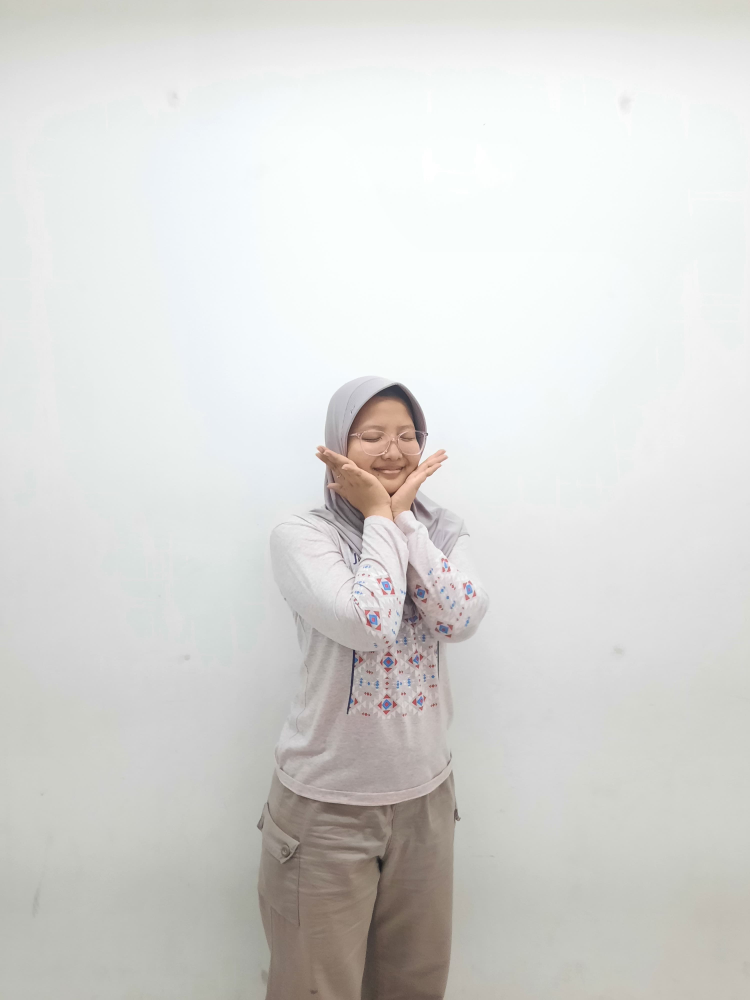
#> input picture viana.jpg, 3000 x 4000 px (shown at 1/4 size)
$ jupyter execute 'UAS GEOMETRIX CITRA.ipynb'   (shell and % lines are left out)
#> lines starting #> are read from the running program, lines starting #| are printed output that depends on the picture
# VIANA SALSABILA FAIRUZ SYAHLA
# 202231027

[cell 1]
import cv2
import numpy as np
import matplotlib.pyplot as plt

[cell 2]
img = cv2.imread('viana.jpg')
#> img is the input picture: shape (4000, 3000, 3); mean B, G, R 214.2, 216.5, 216.6
img.shape
imgbaru = cv2.cvtColor(img, cv2.COLOR_BGR2RGB)

[cell 3]
fig, ax = plt.subplots(1, 1, figsize=(2, 3))
ax.imshow(imgbaru)
ax.set_title("Gambar Asli")
plt.show()

[cell 4]
(h, w) = imgbaru.shape[:2]
#> h = 4000; w = 3000
center = (w // 2, h // 2)
#> center = (1500, 2000)
M = cv2.getRotationMatrix2D(center, 45, 1.0)
img_rotated = cv2.warpAffine(imgbaru, M, (w, h))
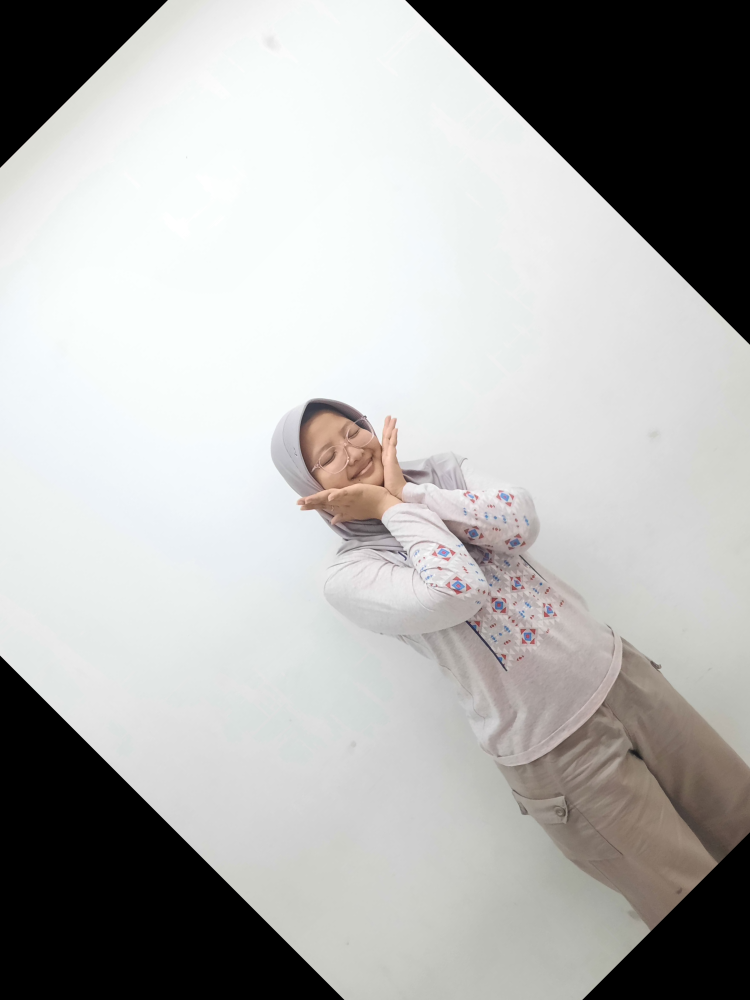
#> img_rotated: shape (4000, 3000, 3) (shown at 1/4 size); mean R, G, B 174.9, 174.6, 173.1
plt.subplot(2, 3, 2)
plt.imshow(img_rotated)
plt.title('Rotated Image')
plt.axis('off')

[cell 5]
height, width = imgbaru.shape[:2]
#> height = 4000; width = 3000
img_resized = cv2.resize(imgbaru, (width // 3, height // 2), interpolation=cv2.INTER_CUBIC)
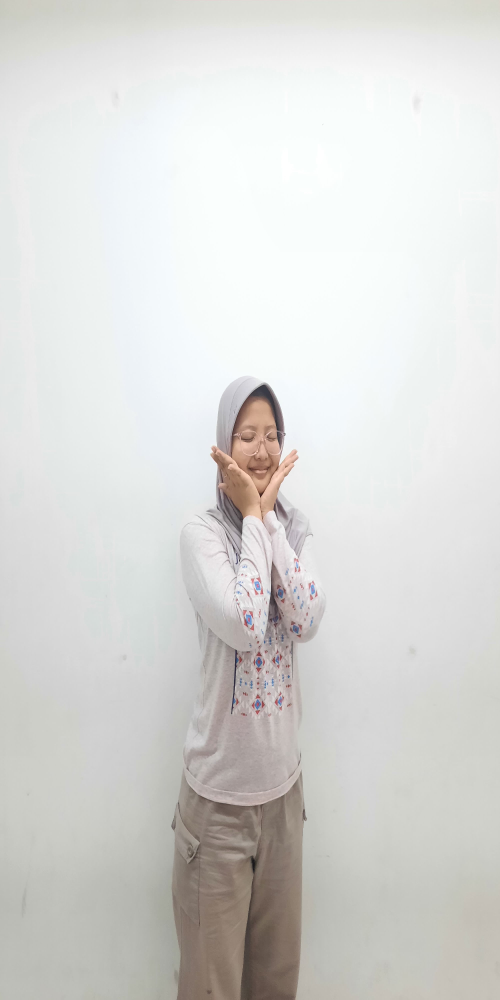
#> img_resized: shape (2000, 1000, 3) (shown at 1/2 size); mean R, G, B 216.6, 216.5, 214.2
plt.subplot(2, 3, 3)
plt.imshow(img_resized)
plt.title('Resized Image')
plt.axis('off')

[cell 6]
height, width = imgbaru.shape[:2]
img_cropped = imgbaru[height//4:3*height//4, width//4:3*width//4]
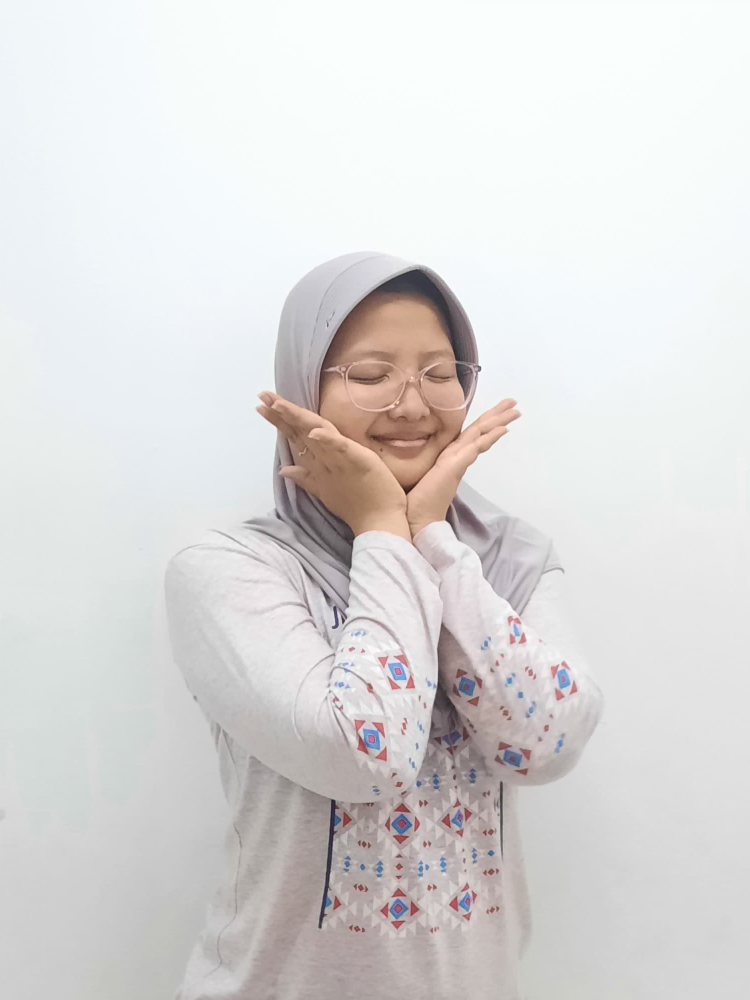
#> img_cropped: shape (2000, 1500, 3) (shown at 1/2 size); mean R, G, B 219.6, 218.1, 217.6
plt.subplot(2, 3, 4)
plt.imshow(img_cropped)
plt.title('Cropped Image')
plt.axis('off')

[cell 7]
img_flipped = cv2.flip(imgbaru, 1)
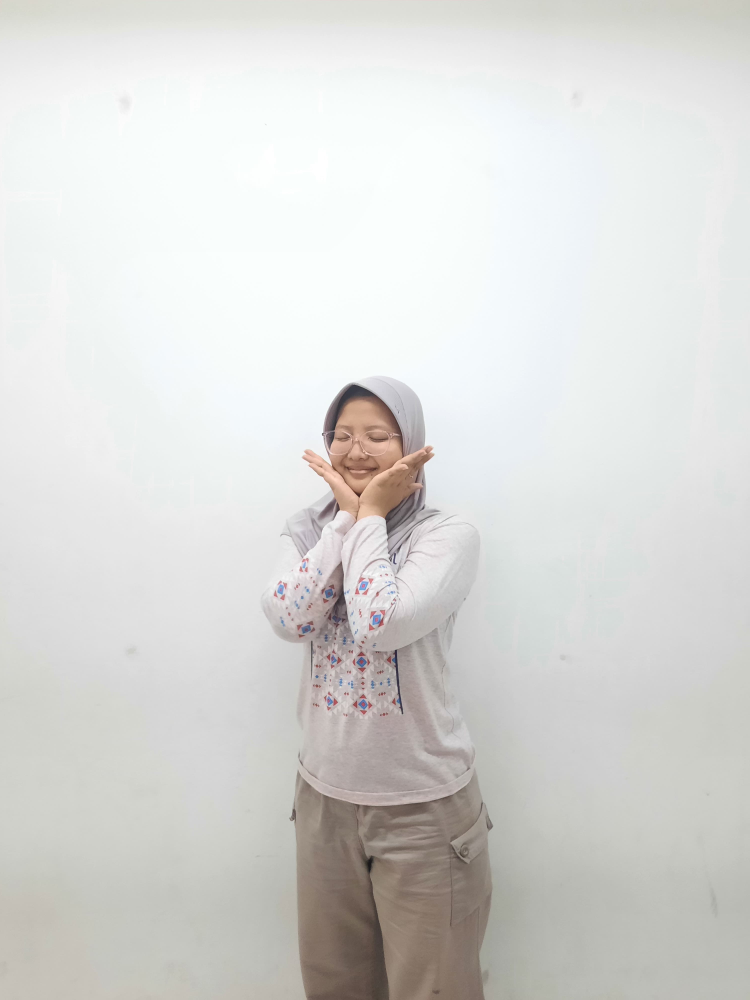
#> img_flipped: shape (4000, 3000, 3) (shown at 1/4 size); mean R, G, B 216.6, 216.5, 214.2
plt.subplot(2, 3, 5)
plt.imshow(img_flipped)
plt.title('Flipped Image')
plt.axis('off')

[cell 8]
rows, cols = imgbaru.shape[:2]
#> rows = 4000; cols = 3000
M_translate = np.float32([[1, 0, 250], [0, 1, 180]])
img_translated = cv2.warpAffine(imgbaru, M_translate, (cols, rows))
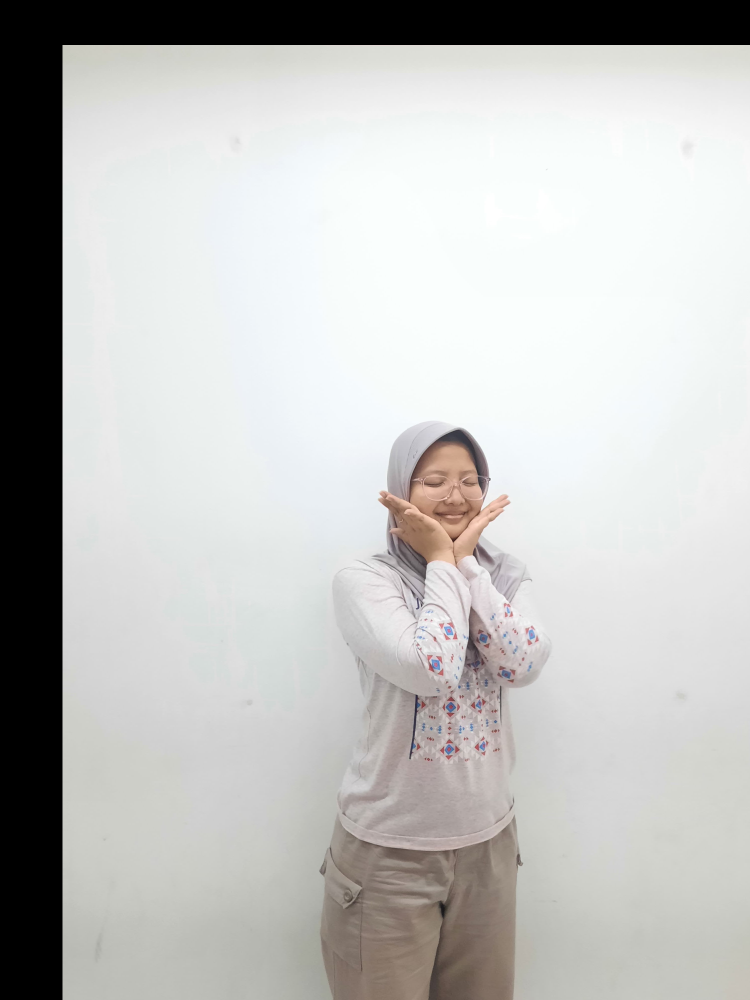
#> img_translated: shape (4000, 3000, 3) (shown at 1/4 size); mean R, G, B 190.9, 191, 189.2
plt.subplot(2, 3, 6)
plt.imshow(img_translated)
plt.title('Translated Image')
plt.axis('off')

[cell 9]
fig, axs = plt.subplots(2, 3, figsize=(15, 10))
axs = axs.ravel()

axs[0].imshow(imgbaru)
axs[0].set_title("Gambar Asli")
axs[1].imshow(img_rotated)
axs[1].set_title("After Rotate")
axs[2].imshow(img_resized)
axs[2].set_title("After Resize")
axs[3].imshow(img_cropped)
axs[3].set_title("After Cropped")
axs[4].imshow(img_flipped)
axs[4].set_title("After Flipped")
axs[5].imshow(img_translated)
axs[5].set_title("After Translated")
